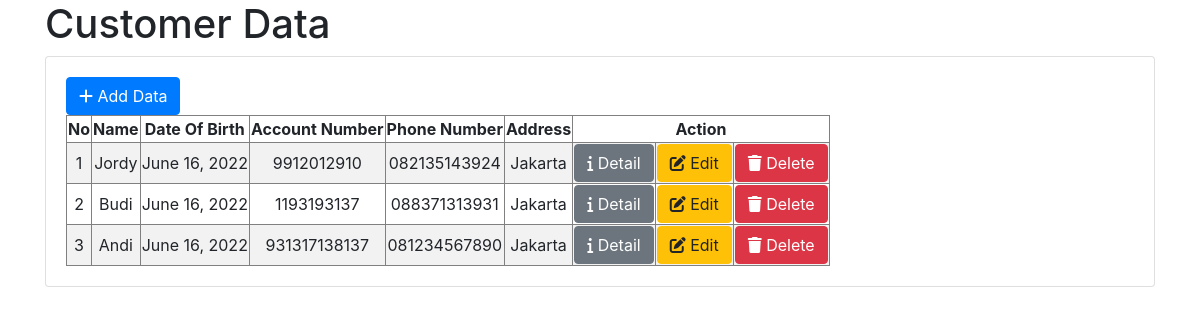
/customer/, run on an earlier commit of the app's database.
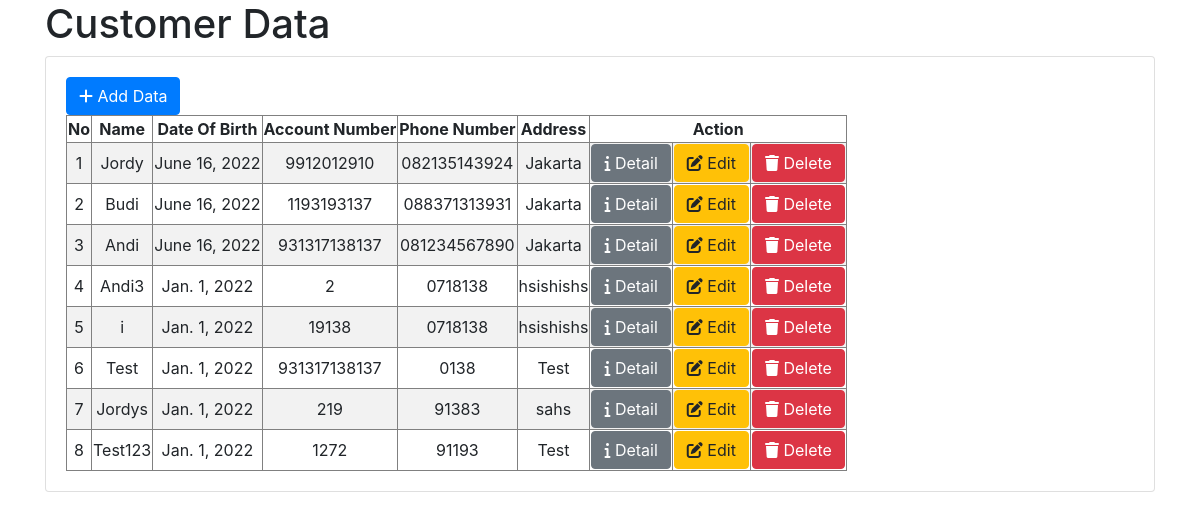
And on a later commit of the database.
### app/models.py (models this page shows)
class Customer(models.Model):
    name = models.CharField(primary_key=True,max_length=50)
    dateOfBirth = models.DateField()
    accountNumber = models.CharField(max_length=50)
    phoneNumber = models.CharField(max_length=50)
    address = models.CharField(max_length=100)

### app/views.py (the view)
# urls.py: path('', views.customer, name='customer'),
def customer(request):
    data = Customer.objects.all()
    customerDataDict = {'customerData': data}
    return render(request, 'customer.html', context=customerDataDict)

### app/templates/customer.html (shortened to what this page needs)
<!doctype html>
<html lang="en">
    <head>
        <link rel="stylesheet"
              href="https://cdn.jsdelivr.net/npm/bootstrap@4.0.0/dist/css/bootstrap.min.css"
>
    </head>
    <body>
        <div class="container">
            <h1>Customer Data</h1>
            <div class="card">
                <div class="card-body">
                    <a href="{% url 'newCustomer' %}">
                        <button type="button" class="btn btn-primary">
                            <i class="fa-solid fa-plus"></i> Add Data
                        </button>
                    </a>
                    {% if customerData %}
                        <div class="table-responsive">
                            <table border="1" class="table-striped text-center">
                                <thead>
                                    <tr>
                                        <th>No</th>
                                        <th>Name</th>
                                        <th>Date Of Birth</th>
                                        <th>Account Number</th>
                                        <th>Phone Number</th>
                                        <th>Address</th>
                                        <th colspan="3">Action</th>
                                    </tr>
                                </thead>
                                <tbody>
                                    {% for customer in customerData %}
                                        <tr>
                                            <td>{{ forloop.counter }}</td>
                                            <td>{{ customer.name }}</td>
                                            <td>{{ customer.dateOfBirth }}</td>
                                            <td>{{ customer.accountNumber }}</td>
                                            <td>{{ customer.phoneNumber }}</td>
                                            <td>{{ customer.address }}</td>
                                            <td>
                                                <a href="{% url 'detailCustomer' customer.name %}">
                                                <button type="button" class="btn btn-secondary">
                                                    <i class="fa-solid fa-info"></i> Detail
                                                </button>
                                            </a>
                                            </td>
                                            <td>
                                                <button type="button" class="btn btn-warning">
                                                    <i class="fa-solid fa-pen-to-square"></i> Edit
                                                </button>
                                            </td>
                                            <td>
                                                <button type="button" class="btn btn-danger">
                                                    <i class="fa-solid fa-trash"></i> Delete
                                                </button>
                                            </td>
                                        </tr>
                                    {% endfor %}
                                </tbody>
                            </table>
                        </div>
                    {% else %}
                        <p>No Customer Data</p>
                    {% endif %}
                </div>
            </div>
        </div>
    </body>
</html>

What changed in the data, as far as the page shows it:
added Customer: name "Andi3", dateOfBirth "Jan. 1, 2022", accountNumber "2", phoneNumber "0718138", address "hsishishs"
added Customer: name "i", dateOfBirth "Jan. 1, 2022", accountNumber "19138", phoneNumber "0718138", address "hsishishs"
added Customer: name "Test", dateOfBirth "Jan. 1, 2022", accountNumber "931317138137", phoneNumber "0138", address "Test"
added Customer: name "Jordys", dateOfBirth "Jan. 1, 2022", accountNumber "219", phoneNumber "91383", address "sahs"
added Customer: name "Test123", dateOfBirth "Jan. 1, 2022", accountNumber "1272", phoneNumber "91193", address "Test"
